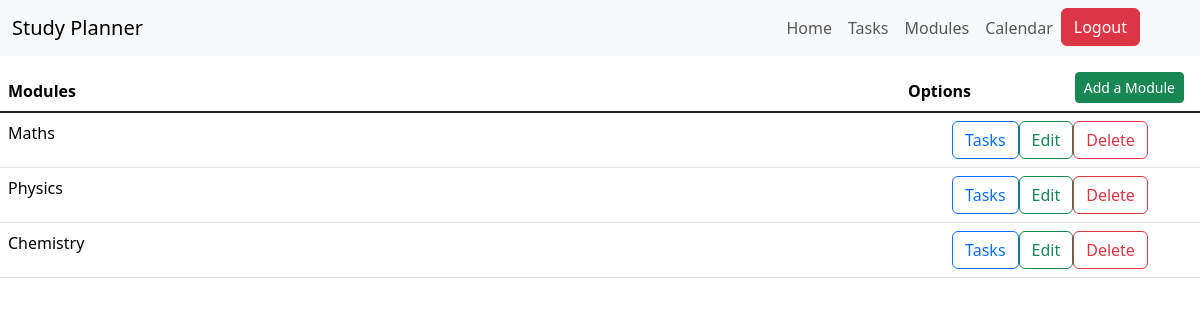
/modules (signed in), run on the app's committed database.
### StudyPlanner/models.py (models this page shows)
class Module(db.Model):
    id = db.Column(db.Integer, primary_key=True)
    user = db.Column(db.Integer, db.ForeignKey('user.id'))
    creation_date = db.Column(db.DateTime, default= datetime.datetime.now(datetime.UTC))
    name = db.Column(db.String(100), nullable=False)
    tasks = db.relationship('Task', backref='module_tasks', primaryjoin="Module.id==Task.module", cascade="all, delete")
    events = db.relationship('Event', backref='module_events', primaryjoin="Module.id==Event.module", cascade="all, delete")

### StudyPlanner/core.py (the view, shortened to what this page needs)
@bp.route("/modules", methods=['GET', 'POST'])
def modulesPage():
    user = current_user
    modules = current_user.modules
    return render_template("core/modules.html", user=user, modules=modules)

### StudyPlanner/__init__.py (called while the page is built)
def create_app():
    app = Flask(__name__)
    app.config['SECRET_KEY'] = 'd71da3aa16a41e7005859041a8063229c1e84514118c8a41b0a03438225499e6'
    app.config['SQLALCHEMY_DATABASE_URI'] = 'sqlite:///db.sqlite'
    db.init_app(app)
    with app.app_context():
        db.create_all()
    from StudyPlanner import auth, core
    app.register_blueprint(auth.bp)
    app.register_blueprint(core.bp)
    login_manager = LoginManager()
    login_manager.login_view = 'auth.login'
    login_manager.init_app(app)
    @login_manager.user_loader
    def load_user(user_id):
        return User.query.get(int(user_id))
    return app

### StudyPlanner/templates/core/modules.html (shortened to what this page needs)
{% extends "base.html" %}
{% block content %}
<table class="vw-100 table fixed-table-body mt-2">
    <thead>
        <tr>
            <th style="width: 75%;">Modules</th>
            <th>Options</th>
            <th class="text-end">
                <div class="d-none d-md-block">
                    <button type="button" class="btn btn-sm btn-success me-2" data-bs-toggle="modal" data-bs-target="#addModuleModal">
                        Add a Module
                      </button>
                </div>
            </th>
        </tr>
    </thead>
    <tbody class="table-group-divider">
        {% for module in modules %}
        <tr>
            <td>{{ module.name}}</td>
            <td colspan="2">
                <div class="d-none d-lg-flex align-items-center justify-content-center">
                    <a class="btn btn-outline-primary" href="{{ url_for('core.tasksPage')}}">
                        Tasks
                    </a>
                    <a class="btn btn-outline-success" href="{{ url_for('core.editModule', id=module.id) }}">
                        Edit
                    </a>
                    <a class="btn btn-outline-danger" href="{{ url_for('core.deleteModule', id=module.id) }}">
                        Delete
                    </a>
                </div>
            </td>
        </tr>
        {% endfor %}
    </tbody>
</table>
{% endblock %}

### data on the page
Module: name "Maths"
Module: name "Physics"
Module: name "Chemistry"
